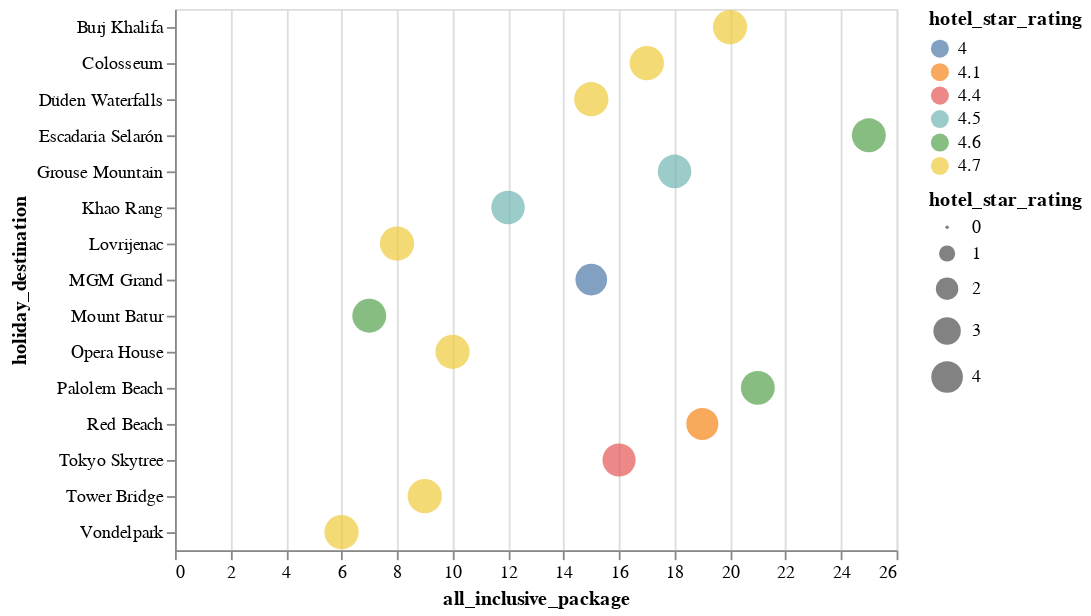

This figure's notebook cell:
### Code cell
circlePlot = alt.Chart(dataset).mark_circle().encode(
    x='all_inclusive_package', 
    y='holiday_destination',
    size = 'hotel_star_rating',
    color='hotel_star_rating:N',
    tooltip=['country','feedback_score'],
).interactive()
circlePlot

### Figure 1 — Vega-Lite specification as saved in the notebook (floating-point values rounded to 4 significant figures)
{"config": {"view": {"continuousWidth": 400, "continuousHeight": 300}}, "data": {"name": "data-dd9fd859cdad3a09d77f58896ce38134"}, "mark": "circle", "encoding": {"color": {"field": "hotel_star_rating", "type": "nominal"}, "size": {"field": "hotel_star_rating", "type": "quantitative"}, "tooltip": [{"field": "country", "type": "nominal"}, {"field": "feedback_score", "type": "nominal"}], "x": {"field": "all_inclusive_package", "type": "quantitative"}, "y": {"field": "holiday_destination", "type": "nominal"}}, "selection": {"selector005": {"type": "interval", "bind": "scales", "encodings": ["x", "y"]}}, "$schema": "https://vega.github.io/schema/vega-lite/v4.17.0.json", "datasets": {"data-dd9fd859cdad3a09d77f58896ce38134": [{"holiday_destination": "Burj Khalifa", "most_visited_city": "Dubai", "country": "UAE", "all_inclusive_package": 20, "feedback_score": "Excellent", "hotel_star_rating": 4.7, "average_review_score": 9.6}, {"holiday_destination": "MGM Grand", "most_visited_city": "Las Vegas", "country": "USA", "all_inclusive_package": 15, "feedback_score": "Very Good", "hotel_star_rating": 4.0, "average_review_score": 8.9}, {"holiday_destination": "Tower Bridge", "most_visited_city": "London", "country": "UK", "all_inclusive_package": 9, "feedback_score": "Excellent", "hotel_star_rating": 4.7, "average_review_score": 8.6}, {"holiday_destination": "Tokyo Skytree", "most_visited_city": "Tokyo", "country": "Japan", "all_inclusive_package": 16, "feedback_score": "Very Good", "hotel_star_rating": 4.4, "average_review_score": 8.4}, {"holiday_destination": "Palolem Beach", "most_visited_city": "Goa", "country": "India", "all_inclusive_package": 21, "feedback_score": "Excellent", "hotel_star_rating": 4.6, "average_review_score": 8.2}, {"holiday_destination": "Khao Rang", "most_visited_city": "Phuket", "country": "Thailand", "all_inclusive_package": 12, "feedback_score": "Very Good", "hotel_star_rating": 4.5, "average_review_score": 7.3}, {"holiday_destination": "Mount Batur", "most_visited_city": "Bali", "country": "Indonesia", "all_inclusive_package": 7, "feedback_score": "Excellent", "hotel_star_rating": 4.6, "average_review_score": 8.2}, {"holiday_destination": "Escadaria Selarón", "most_visited_city": "Rio de Janeiro", "country": "Brazil", "all_inclusive_package": 25, "feedback_score": "Excellent", "hotel_star_rating": 4.6, "average_review_score": 8.2}, {"holiday_destination": "Grouse Mountain", "most_visited_city": "Vancouver", "country": "Canada", "all_inclusive_package": 18, "feedback_score": "Excellent", "hotel_star_rating": 4.5, "average_review_score": 7.5}, {"holiday_destination": "Lovrijenac", "most_visited_city": "Dubrovnik", "country": "Croatia", "all_inclusive_package": 8, "feedback_score": "Excellent", "hotel_star_rating": 4.7, "average_review_score": 8.6}, {"holiday_destination": "Red Beach", "most_visited_city": "Santorini", "country": "Greece", "all_inclusive_package": 19, "feedback_score": "Very Good", "hotel_star_rating": 4.1, "average_review_score": 6.9}, {"holiday_destination": "Düden Waterfalls", "most_visited_city": "Antalya", "country": "Turkey", "all_inclusive_package": 15, "feedback_score": "Excellent", "hotel_star_rating": 4.7, "average_review_score": 8.3}, {"holiday_destination": "Colosseum", "most_visited_city": "Rome", "country": "Italy", "all_inclusive_package": 17, "feedback_score": "Excellent", "hotel_star_rating": 4.7, "average_review_score": 7.5}, {"holiday_destination": "Opera House", "most_visited_city": "Sydney", "country": "Australia", "all_inclusive_package": 10, "feedback_score": "Excellent", "hotel_star_rating": 4.7, "average_review_score": 9.3}, {"holiday_destination": "Vondelpark", "most_visited_city": "Amsterdam", "country": "Netherlands", "all_inclusive_package": 6, "feedback_score": "Excellent", "hotel_star_rating": 4.7, "average_review_score": 8.3}]}}
